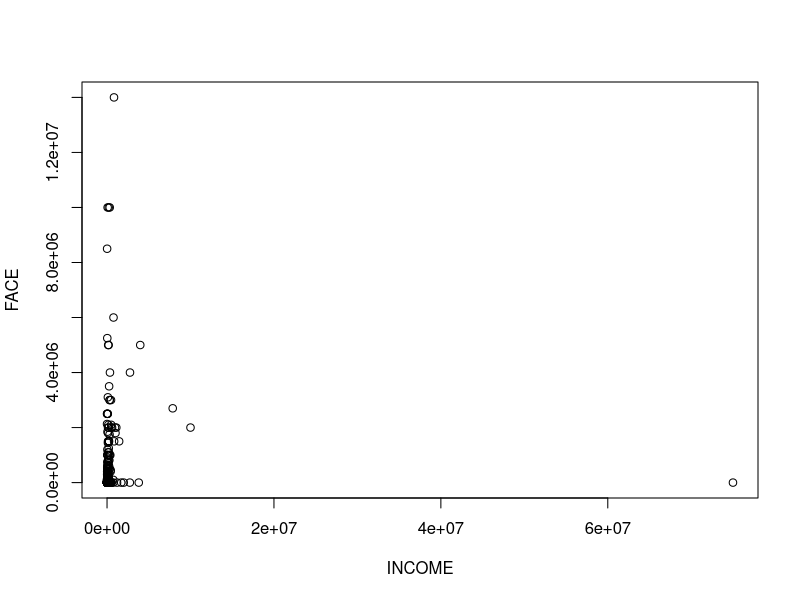
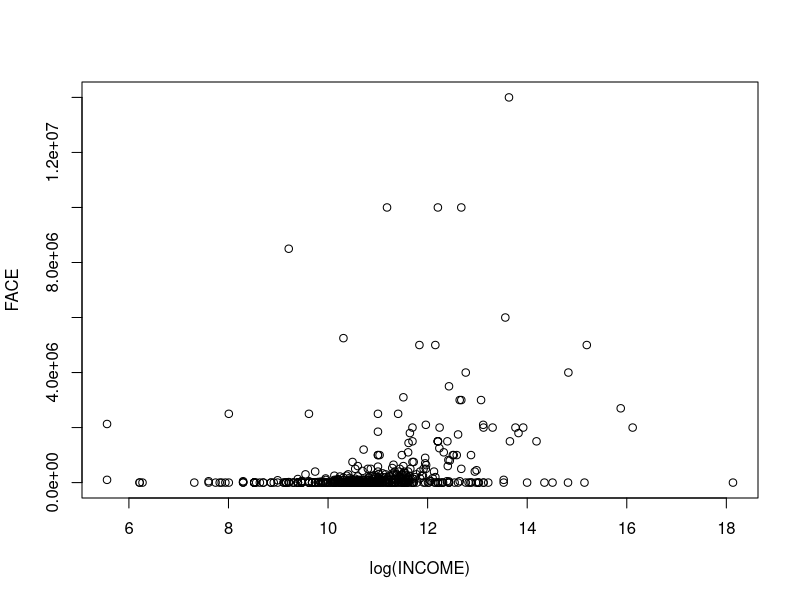
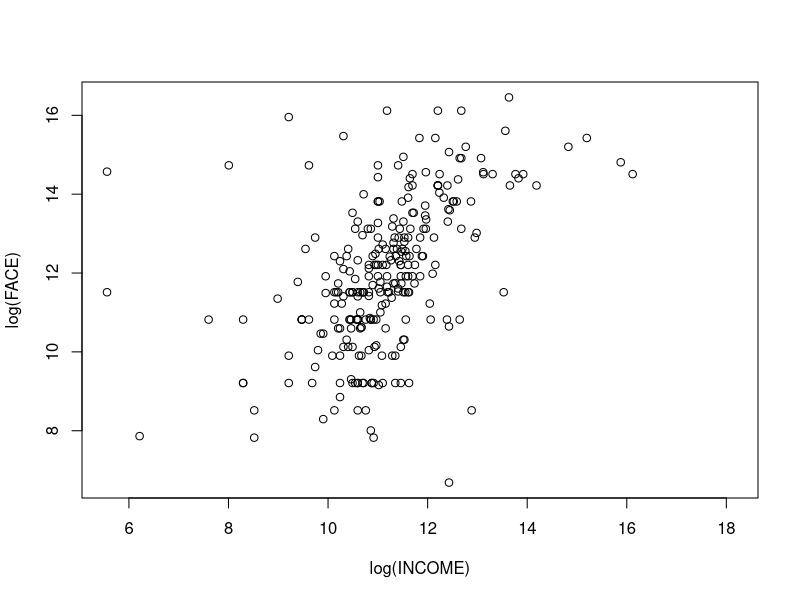
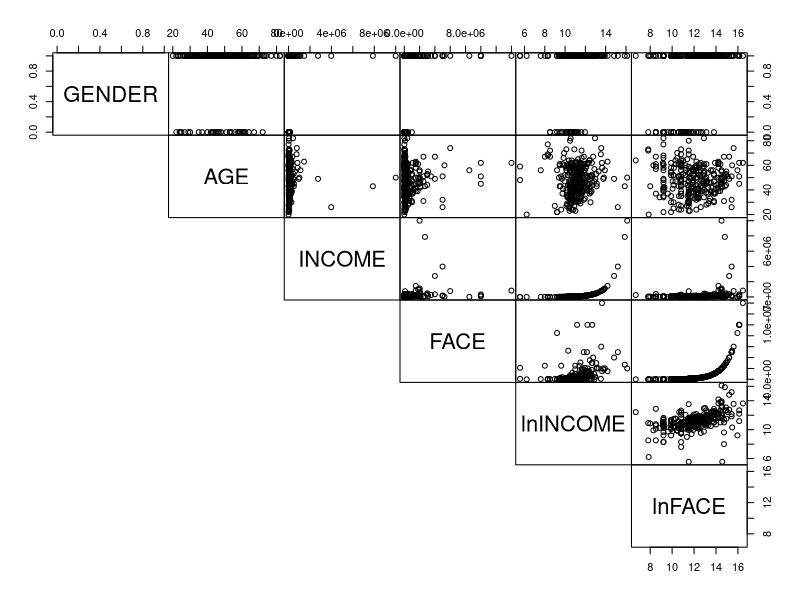
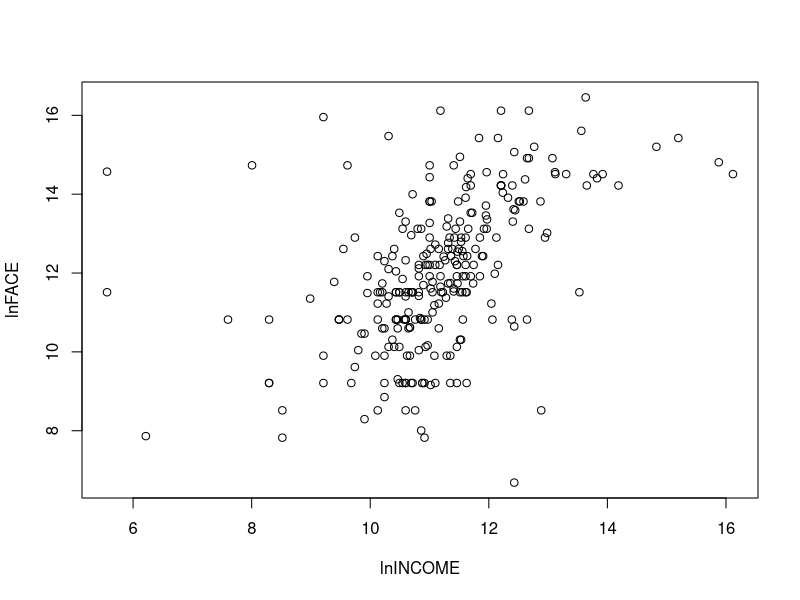
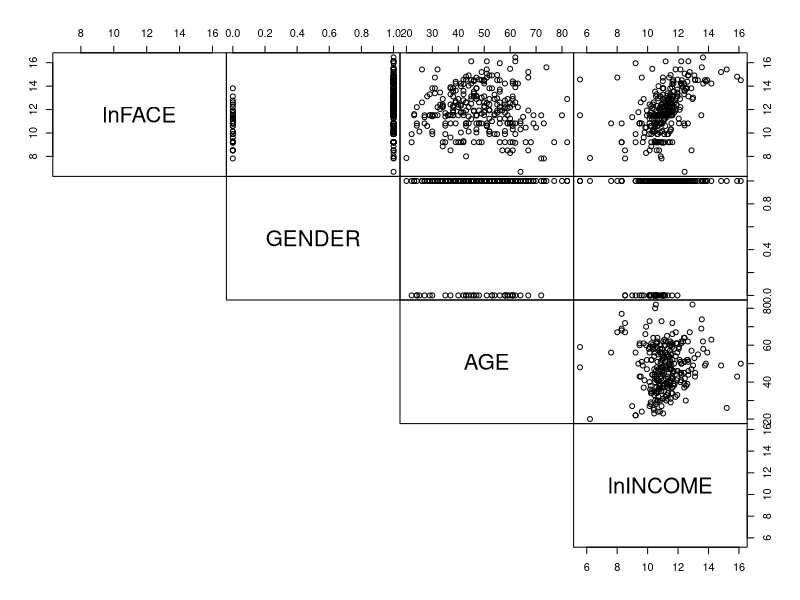

Here is the R script that generated these plots, in order:
# ###########################################################################
# #                                                                         #
# #                    FINAL ASSIGNMENT - QUESTION #2                       #
# #                                                                         #
# ###########################################################################
#
# GENDER ‐ Gender of the survey respondent
# AGE Age of the survey respondent
# INCOME Annual income of the family
# FACE Amount that the company will pay in the event of the death of the named insured
# Answer following questions (show your work for every steps):
# 1. How gender, age and income (explanatory variables) are related to FACE 
# (dependent variable) and each other.
# a. Use graphs/figures to show the relationships
# 2. Can gender, age and income help explain the FACE
#    a. Run a multiple linear regression
#    b. Find the estimated regression parameters
#    c. Use Rsq, Rsq_Adj, MSE to show performance of explanatory variables
#    d. Use T‐test to show – how important the explanatory variables are
# 3. Use a statistical software to answer this question
# 4. Write down your interpretation as necessary so that a non‐statistician can
# understand your explanation


# REF p 70 

setwd("~/data-sci-learning/dat201/")
df.raw = read.csv("TermLife.csv")
str(df.raw)

plot(FACE ~ INCOME, data=df.raw)           # heavily clustered in bottom-left
plot(FACE ~ log(INCOME), data=df.raw)      # still clustered around x-axis
plot(log(FACE) ~ log(INCOME), data=df.raw) # much more useful for regression
summary(df.raw[, c("GENDER", "AGE", "INCOME", "FACE")])
nrow(df.raw[ df.raw$FACE == 0, ])
nrow(df.raw[ df.raw$FACE == 0, ]) / nrow(df.raw) * 100

# INCOME is heavily skewed to the right (median < mean) which explains the 
# clustering in the 1st plot above.  Similarly with FACE.
# FACE also has many 0 values (225 of them or 45%).  We cannot use a log 
# transformation on these since it will result in -Inf which won't work for a 
# linear regression.  
#
# ASSUMPTION: We can drop the rows in df1 where FACE == 0.  The assumption 
# is that these are incidents where customers did not buy insurance.  We will
# determine a regression model only for customers who purchased.  


# Ceate a final data frame (df) that will be used for the remaining analysis
df = df.raw[ df.raw$FACE>0, c("GENDER", "AGE", "INCOME", "FACE")]
df$lnINCOME = log(df$INCOME)
df$lnFACE = log(df$FACE)
str(df)
n = nrow(df)
summary(df)



# ----------------------------------------------------------------------------
# 1. How gender, age and income (explanatory variables) are related to FACE 
# (dependent variable) and each other.
# a. Use graphs/figures to show the relationships

pairs(df, lower.panel=NULL, gap=0)

plot(lnFACE ~ lnINCOME, data=df)
df.cor = cor(df)
round(df.cor[6,], 2)

pairs(~ lnFACE + GENDER + AGE + lnINCOME, data=df, lower.panel=NULL, gap=0)



# ----------------------------------------------------------------------------
# 2. Can gender, age and income help explain the FACE
#    a. Run a multiple linear regression

m = lm(lnFACE ~ GENDER + AGE + lnINCOME, data=df)
m.summ = summary(m)
m.summ

# ----------------------------------------------------------------------------
#    b. Find the estimated regression parameters

cf = coef(m)
B0 = cf[1]
B1 = cf[2]
B2 = cf[3]
B3 = cf[4]

round(cf, 3)

# RESULTS:
#      (Intercept)      GENDER         AGE    lnINCOME 
#            4.502       0.876      -0.010       0.647 
#
#           y =   B0 +    B1 *     x1 +     B2 *  x2 +    B3 *       x3 
#      lnFACE = 4.50 + 0.876 * GENDER + -0.010 * AGE + 0.647 * lnINCOME


# ----------------------------------------------------------------------------
#    c. Use Rsq, Rsq_Adj, MSE to show performance of explanatory variables

rsq     = m.summ$r.squared             # 0.261
rsq.adj = m.summ$adj.r.squared         # 0.253
mse     = mean(m.summ$residuals^2)     # 2.577
se      = m.summ$sigma                 # 1.617

perf    = c(RSQ=rsq, RSQA=rsq.adj, MSE=mse, SE=se)
round(perf, 3)

# RESULTS:
#     RSQ  ARSQ   MSE 
#   0.261 0.253 2.577
#
# CONCLUSION:
#
# MSE => same units as the variables which are log transformed.   Not a good measure 
# in this case. 


# ----------------------------------------------------------------------------
#    d. Use T‐test to show – how important the explanatory variables are





# ----------------------------------------------------------------------------
# 4. Write down your interpretation as necessary so that a non‐statistician can
# understand your explanation








